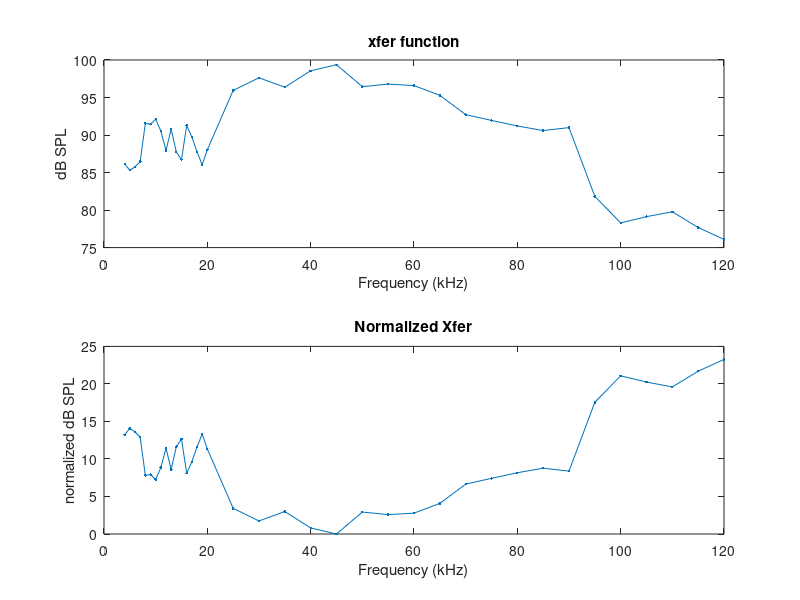

Reproduce this figure in MATLAB. (Note: this script raises an error after producing the figure.)

%
% Proposed order for calibration:
% 
% 
% 1) load xfer function
% 		
% 2) load .wav file
% 
% 3) determine max/min of xfer function




% frequencies
Fs = 250000;
Fmin = 1000;
Fmax = 120000;
stimdur = 100;
Fsine = 10000;

%% load xfer function data
load('TDT3972_5V_MicNoScreen_cal.mat', '-MAT', 'caldata');

% pull out freq and magnitude (SPL) data
F = caldata.freq;
H = caldata.mag(1, :);
% plot
figure(1)
subplot(211)
plot(F*0.001, H, '.-')
xlabel('Frequency (kHz)')
ylabel('dB SPL')
title('xfer function')

% normalize to peak of xfer function
% find peak, peak index
[hpeak, hpeak_ind] = max(H)
% get freq at peak
fpeak = F(hpeak_ind);
% normalize by finding deviation from peak
Hnorm = hpeak - H;
% plot
subplot(212)
plot(F*0.001, Hnorm, '.-')
xlabel('Frequency (kHz)')
ylabel('normalized dB SPL')
title('Normalized Xfer')


%% synthesize test noise from min(F) to max(F)
% s = synmononoise_fft(stimdur, Fs, Fmin, Fmax, 1, 0);
% s = normalize(s);
s = synmonosine(stimdur, Fs, Fsine, 1, 0);
tvec = 1000 * (0:(length(s)-1)) ./ Fs;
figure(2)
plot(tvec, s)
title('test signal')
xlabel('time (milliseconds)')
ylabel('V')

%% get fft of test noise

% length of signal
N = length(s);

% for speed's sake, get the nearest power of 2 to the desired output length
NFFT = 2.^(nextpow2(N));

% fft
S = fft(s, NFFT);
%non-redundant points are kept
Nunique = NFFT/2;
Sunique = S(1:Nunique);
% get the magnitudes of the FFT  and scale by 2 because we're taking only
% half of the points from the "full" FFT vector S;
Smag = abs(Sunique)/N;
Smag(2:end) = 2*Smag(2:end);
% get phase
Sphase = angle(Sunique);

% convert to db (need to avoid log(0))
tmp = Smag;
tmp(tmp==0) = 1e-17; 
SdBmag = db(tmp);
clear tmp;

% build frequency vector
% This is an evenly spaced frequency vector with Nunique points.
% scaled by the Nyquist frequency (Fn ==1/2 sample freq.)
f = (Fs/2)*linspace(0, 1, NFFT/2);

% plot spectrum
figure(3)
plot(0.001*f, SdBmag);
title('Test Signal Spectrum')
xlabel('freq (kHz)')
ylabel('dB')


%% apply correction (BOOST method)
% 
% procedure:	find compensation values for frequency range for which there is
%					calibration data and apply to FFT, then iFFT to get corrected version

% first, need to find max, min of calibration range
corr_frange = [5000 100000];

% valid_indices = find(between(f, corr_frange(1), corr_frange(2)));
[min_diff, valid_indices] = min(abs(f - Fsine));

corr_f = f(valid_indices);
corr_vals = interp1(F, Hnorm, corr_f);

SdBadj = SdBmag;
SdBadj(valid_indices) = SdBadj(valid_indices) + corr_vals';
figure(4)
plot(0.001*f, SdBadj)
title('Compensated Signal Spectrum')
xlabel('freq (kHz)')
ylabel('dB')

% convert back to linear scale
figure(5)
% Sadj = invdb(SdBadj);
Sadj = invdb(SdBmag);
Sadj = N * Sadj ./ 2;
plot(0.001*f, Sadj)
title('Compensated Signal Spectrum')
xlabel('freq (kHz)')
ylabel('v')


% build the full, complex FFT arrays
Sred = complex(Sadj.*cos(Sphase), Sadj.*sin(Sphase));
% Sfull = buildfft(Sred);

fftred = Sred;

% N is total number of points in the spectrum
m = length(fftred);

% allocate the net spectrum fftfull
fftfull = zeros(1, 2*m);

% % first portion of fftfull is same as fftred
% % leave out the DC component (fftred(1))
% fftfull(2:m) = fftred(2:m);
% 
% % second portion is complex conjugate of Sreduced and in reverse order
% % (setting  DC component to zero which is at fftreduced(1) and fftfull(end))
% 
% fftfull((m+1):((2*m)-1)) = conj(fftred(m:-1:2));

a1 = zeros(1, m);

a1(2:m) = fftred(2:m);
a2 = fliplr(a1);
a2 = real(a2) - 1i*imag(a2);
fftfull = [a1 a2];

figure(6)

plot([abs(fftfull) - abs(S)], '.');



S1 = (S(1:Nunique));
S2 = (S((Nunique+1):end));
return





% inverse fft
sadj = ifft(fftfull);




NFFT = length(S) / 2;

index1 = 1:NFFT;
index2 = (2*NFFT):-1:(NFFT+1);

out = S(index1) .* S(index2);



% 
% 
% corr_f = F(1):stim_fft_step:F(end);
% 
% corr_mag = interp1(F, Hnorm, corr_f);




